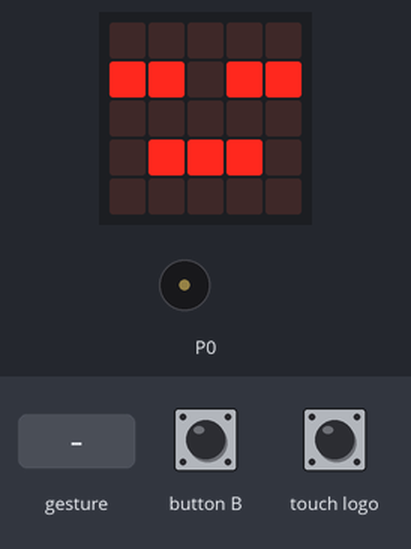
The program below on a simulated BBC micro:bit (MakeCode). Parts: the board's 5×5 LED display, buzzer (waves = sounding). Inputs (shaded band) come from the test bench. A tilt is held for 1.5 s and a shake lasts 1 s, then the board lies face up again; the short countdown, score and lost-life animations are approximate.

Above: at 1.8 s.
1.9 s: gesture 'shake'
At 3.5 s:
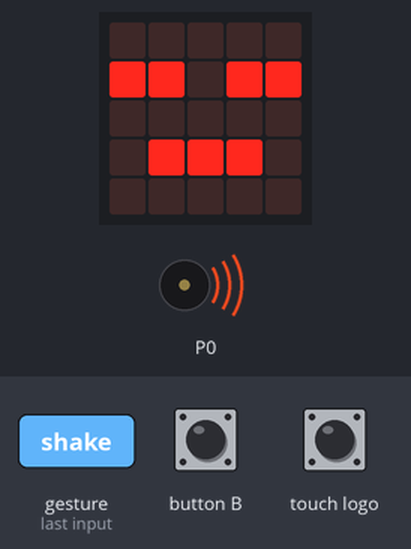
3.6 s: touch logo pressed for 0.15 s
At 4.07 s:
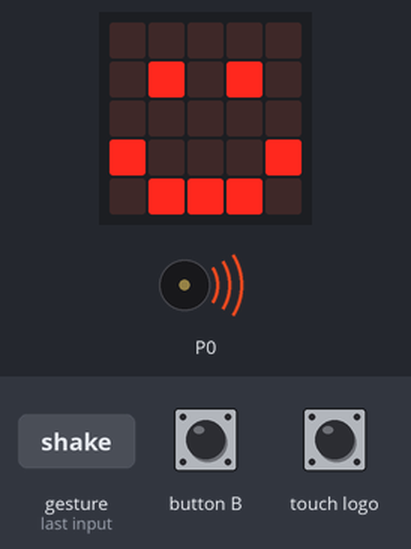
4.3 s: button B pressed for 0.15 s
At 5.3 s:
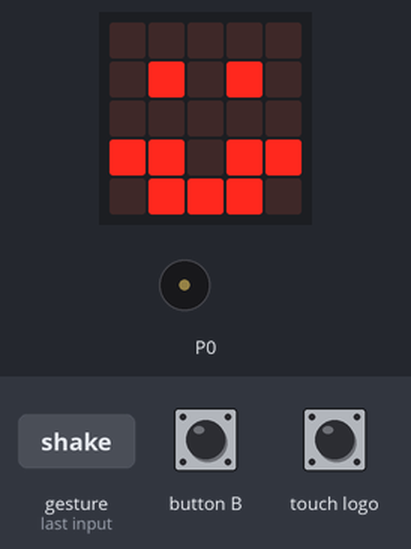
5.9 s: gesture 'tilt right'
At 7.4 s:
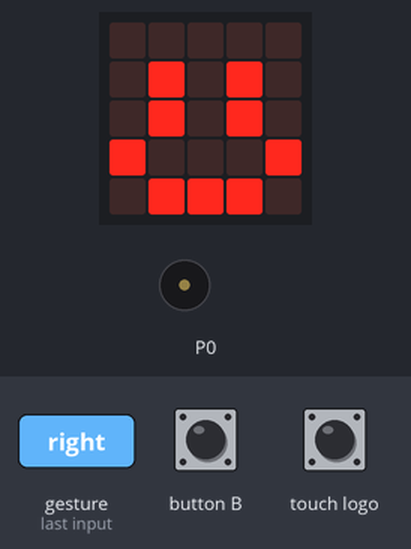
7.9 s: touch logo pressed for 1 s
At 9.4 s:
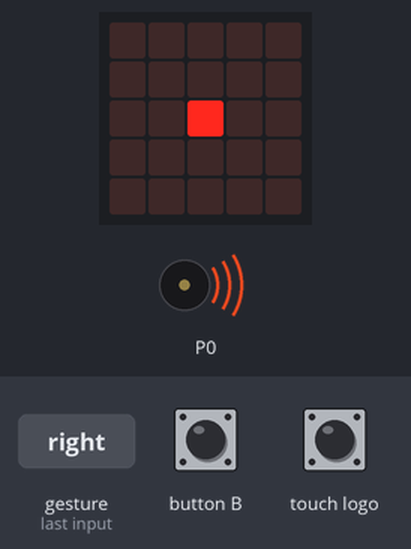
9.5 s: button B pressed for 0.15 s
At 10.5 s:
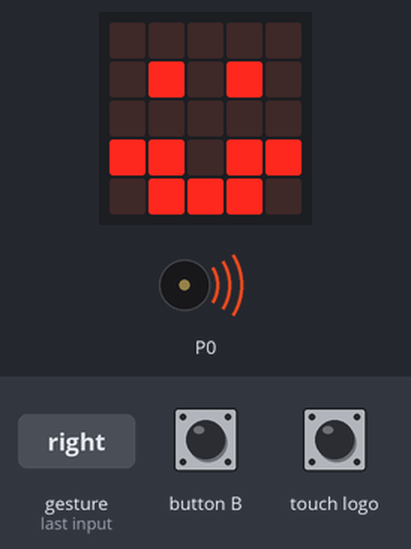
Timing chart, 0 to 13.6 s (numbered marks = the images above; inputs shaded):
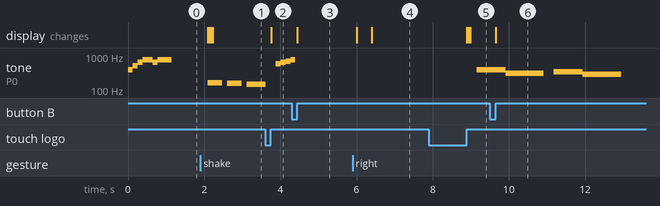

The program:

main.ts
```typescript
input.onLogoEvent(TouchButtonEvent.LongPressed, function () {
    game.removeLife(1)
    music._playDefaultBackground(music.builtInPlayableMelody(Melodies.Dadadadum), music.PlaybackMode.InBackground)
    basic.showIcon(IconNames.Angry)
})
input.onGesture(Gesture.TiltRight, function () {
    basic.showLeds(`
        . # . # .
        # # # # #
        # # # # #
        . # # # .
        . . # . .
        `)
    basic.showLeds(`
        . . . . .
        . # . # .
        . # . # .
        # . . . #
        . # # # .
        `)
})
input.onButtonPressed(Button.B, function () {
    game.addLife(1)
    basic.showLeds(`
        . . . . .
        . # . # .
        . . . . .
        # # . # #
        . # # # .
        `)
})
input.onLogoEvent(TouchButtonEvent.Pressed, function () {
    music._playDefaultBackground(music.builtInPlayableMelody(Melodies.JumpUp), music.PlaybackMode.InBackground)
    basic.showIcon(IconNames.Happy)
})
input.onGesture(Gesture.ScreenDown, function () {
    music._playDefaultBackground(music.builtInPlayableMelody(Melodies.PowerDown), music.PlaybackMode.InBackground)
    basic.showIcon(IconNames.Asleep)
})
input.onGesture(Gesture.Shake, function () {
    game.removeLife(1)
    basic.showIcon(IconNames.Sad)
    music._playDefaultBackground(music.builtInPlayableMelody(Melodies.Wawawawaa), music.PlaybackMode.InBackground)
    basic.showIcon(IconNames.Asleep)
})
game.addLife(3)
music._playDefaultBackground(music.builtInPlayableMelody(Melodies.PowerUp), music.PlaybackMode.InBackground)
basic.showIcon(IconNames.Asleep)
```

test.ts
```typescript
// здесь помещаются тесты; они не будут скомпилированы, пока пакет используется в качестве расширения.
```

Measured:
- after the input at 1.9 s, tone on P0: plays 165 Hz for 0.38 s, 156 Hz for 0.38 s, 147 Hz for 0.48 s, starting after 0.20 s; the display: first changes after 0.20 s (image 1 shows a later state)
- after the input at 3.6 s, the display: changes after 0.16 s (image 2)
- after the input at 4.3 s, the display: changes after 0.15 s (image 3)
- after the input at 5.9 s, the display: first changes after 0.10 s (image 4 shows a later state)
- after the input at 7.9 s, tone on P0: silent → 392 Hz after 1.3 s; the display: first changes after 1.0 s (image 5 shows a later state)
- after the input at 9.5 s, the display: changes after 0.15 s (image 6)
- by itself, tone on P0: plays 392 Hz for 0.13 s, 523 Hz for 0.13 s, 659 Hz for 0.13 s, 784 Hz for 0.26 s, 659 Hz for 0.13 s, 784 Hz for 0.38 s
